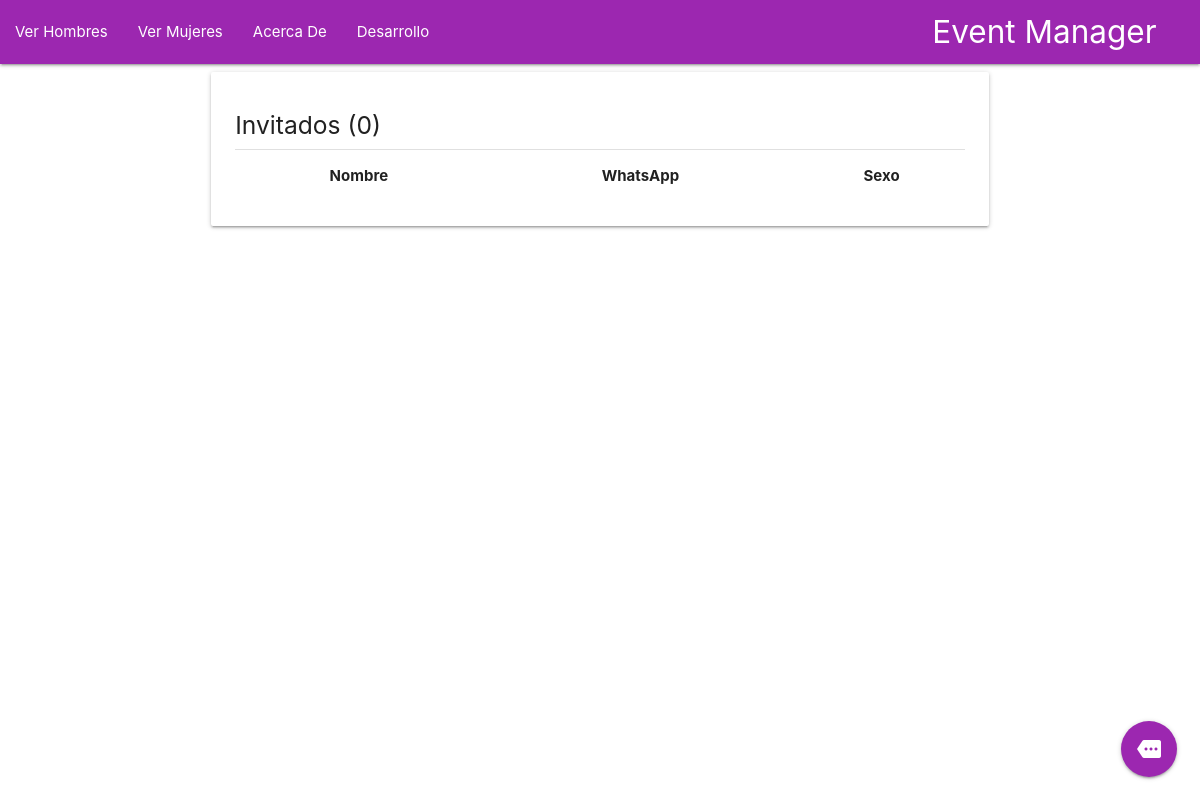
The app's page /, older data.
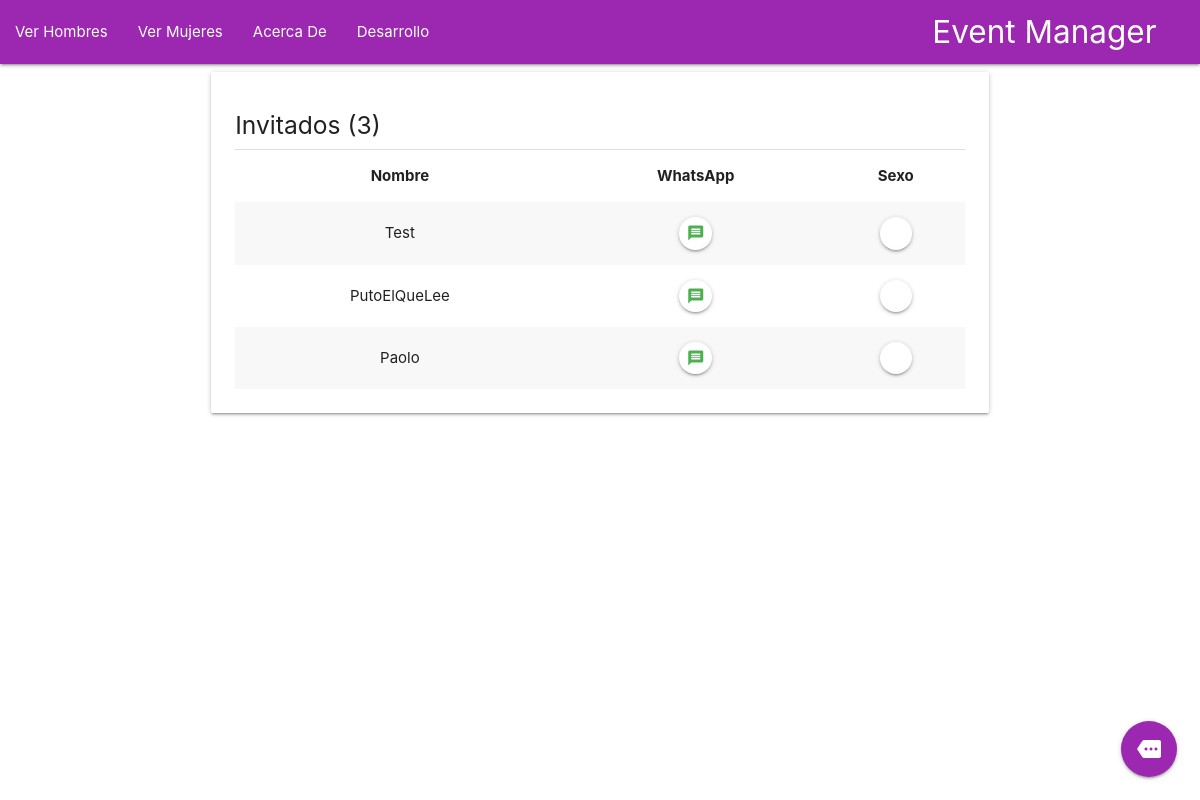
The same page, newer data.
### whatsAppBot/models.py (models this page shows, shortened)
class Invitado(models.Model):
    numero = models.CharField(max_length=30)
    nombre = models.CharField(max_length=30, null=True, blank=True)
    sexos = [
        ("H", 'Hombre'),
        ("M", 'Mujer'),
    ]
    sexo = models.CharField(
        max_length=2,
        choices=sexos,
        blank=True,
    )
    confirmado = models.BooleanField(default = False)
    cambio_nombre = models.BooleanField(default=False)

### whatsAppBot/views.py (the view)
# urls.py: path('',homeView),
def homeView(request):
    invitados = Invitado.objects.all()
    numHombres = len(Invitado.objects.filter(sexo="H"))
    numMujeres = len(Invitado.objects.filter(sexo="M"))
    return render(request, 'home.html', {'invitados':invitados,'hombres':numHombres,'mujeres':numMujeres})

### whatsAppBot/templates/home.html (shortened to what this page needs)
{% extends 'base.html' %}
{% block content %}
    <div class="fixed-action-btn">
  <a class="btn-floating btn-large purple">
    <i class="large material-icons">more</i>
  </a>
</div>
    <div class="row">
        <div class="col s0 m2 l2">
        </div>
        <div class="col s12 m8 l8">
            <div class="card-panel white">
                <h5>Invitados ({{ invitados.count }})</h5>
                <div class="divider"></div>
                 <table class="centered striped">
        <thead>
          <tr>
              <th>Nombre</th>
              <th>WhatsApp</th>
              <th>Sexo</th>
          </tr>
        </thead>
        <tbody>
            {% for invitado in invitados %}
          <tr>
            <td>{{ invitado.nombre }}</td>
            <td><a href="https://wa.me/{{ invitado.numero }}/" class="btn-floating btn-small waves-effect waves-light white"><i class="material-icons green-text">message</i></a></td>
            <td> <div id="btnSexo">
                {% if invitado.sexo == "H" %}
                <a class="btn-floating btn-small waves-effect waves-light light-blue">H</a></td>
                {% elif invitado.sexo == 'M' %}
                <a class="btn-floating btn-small waves-effect waves-light pink accent-2">M</a></td>
                {% else %}
                <a class="btn-floating btn-small waves-effect waves-light white"></a></td>
            {% endif %}
            </div>
        {% endfor %}
        </tbody>
      </table>
            </div>
        </div>
        <div class="col s0 m2 l2">
        </div>
{% endblock %}

### whatsAppBot/templates/base.html (shortened to what this page needs)
<!DOCTYPE html>
<html lang="es">
<head>
    {% load static %}
    <link type="text/css" rel="stylesheet" href="{% static 'css/materialize.min.css' %}" media="screen,projection"/>
</head>
<body style="background-color: white">
    {% include 'navbar.html' %}
    {% block content %}
    {% endblock %}
</body>
</html>

### whatsAppBot/templates/navbar.html (shortened to what this page needs)
<nav>
    <div class="nav-wrapper purple">
        <a href="/" class="brand-logo right" style="padding-right: 3%;">Event Manager</a>
        <ul class="left hide-on-med-and-down">
            <li><a href="">Ver Hombres</a></li>
            <li><a href="">Ver Mujeres</a></li>
            <li><a href="">Acerca De</a></li>
            <li><a href="">Desarrollo</a></li>
        </ul>
    </div>
</nav>

Row changes from the older to the newer data that the page shows:
added Invitado: nombre "Test"
added Invitado: nombre "PutoElQueLee"
added Invitado: nombre "Paolo"
Text that changed along with them:
{{ invitados.count }}: "0" → "3"
